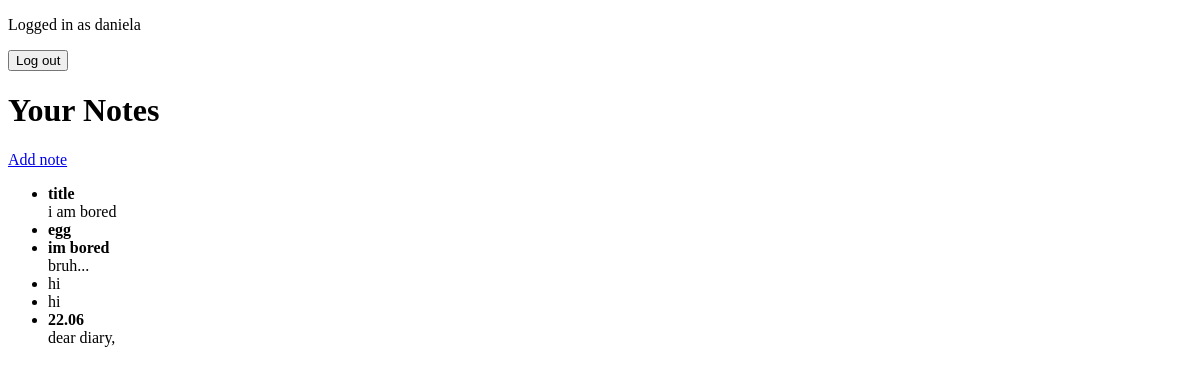
/notes/ (signed in), run on an earlier commit of the app's database.
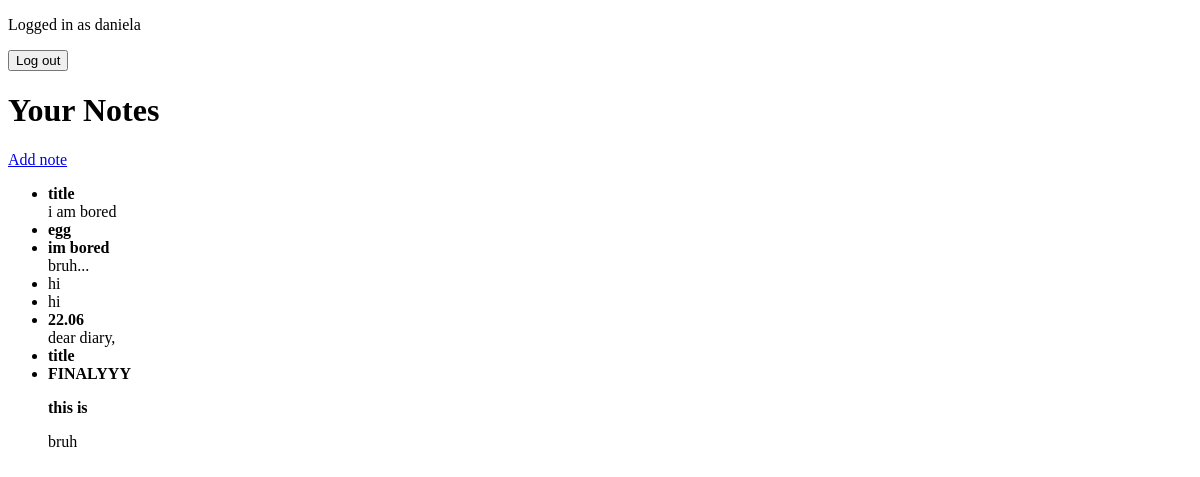
And on a later commit of the database.
### notes/models.py (models this page shows, shortened)
class Note(models.Model):
    title = models.CharField(max_length=100, blank=True)
    text = HTMLField()
    date = models.DateTimeField(auto_now=True)
    important = models.BooleanField(default=False)
    archive = models.BooleanField(default=False)
    user = models.ForeignKey(User, on_delete=models.CASCADE)

### notes/views.py (the view)
# urls.py: path('notes/', views.notes, name='notes'),
def notes(request):
    usernotes = Note.objects.filter(user=request.user, archive=False)
    return render(request, 'notes/notes.html', {'notes': usernotes})

### notes/templates/notes/notes.html (shortened to what this page needs)
<!DOCTYPE html>
<html>
<head>
</head>
<body>
    <div>
        {% extends 'notes/base.html' %}
        {% block content %}
        <h1>Your Notes</h1>
        <a href="{% url 'add' %}">Add note</a>
        <ul>
            {% for note in notes %}
            <li>
                {% if note.title %} <b>{{ note.title }}</b> <br>{% endif %}
                {% if note.text %} {{ note.text|safe|truncatechars:100 }} <br>{% endif %}
            </li>
            {% endfor %}
        </ul>
        {% endblock %}

What changed in the data, as far as the page shows it:
added Note: title "title"
added Note: title "FINALYYY", text "this is bruh"
